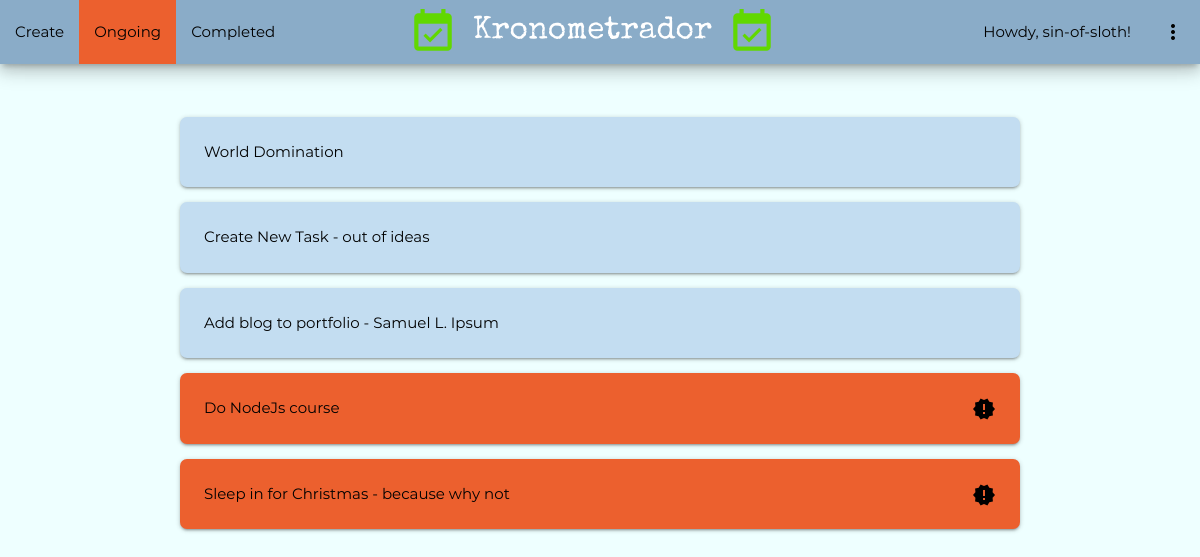
/current/ (signed in), run on the app's committed database.
### todo/models.py (models this page shows, shortened)
class Todo(models.Model) :
    title = models.CharField(max_length=30)
    memo = models.TextField(blank=True)
    created = models.DateTimeField(auto_now_add=True)
    datecompleted = models.DateTimeField(null=True, blank=True)
    important = models.BooleanField(default=False)
    user = models.ForeignKey(User, on_delete=models.CASCADE)

### todo/views.py (the view)
# urls.py: path('current/', views.currenttodos, name='currenttodos'),
@login_required
def currenttodos(request) :
    todos = Todo.objects.filter(user=request.user, datecompleted__isnull=True)
    count = Quote.objects.all().aggregate(count=Count('id'))['count']
    rand_index = randint(0, count - 1)
    time_quote = Quote.objects.all()[rand_index]
    return render(request, 'todo/currenttodos.html', {'todos':todos, 'time_quote':time_quote})

### todo/templates/todo/currenttodos.html (shortened to what this page needs)
{% extends 'todo/base.html' %}
{% block home-url %}{% url 'home' %}{% endblock %}
{% block create-url %}{% url 'createtodo' %}{% endblock %}
{% block current-url %}#!{% endblock %}
{% block completed-url %}{% url 'completedtodos' %}{% endblock %}
{% block current-active %}class="active"{% endblock %}
{% block content %}
<div class="container">
    {% if todos %}
    {% for todo in todos %}
    <div class="card-panel {% if todo.important %}imp-{% endif %}todo-card">
        <a href="{% url 'viewtodo' todo.id %}">
            {{ todo.title }}
            {% if todo.memo %}
                - {{ todo.memo }}
            {% endif %}
        </a>
        {% if todo.important %}
        <i class="material-icons right">new_releases</i>
        {% endif %}
    </div>
    {% endfor %}
    {% endif %}
</div>
{% endblock %}

### todo/templates/todo/base.html (shortened to what this page needs)
<!DOCTYPE html>
<html lang="en">
<head>
    {% load static %}
    {% ifequal request.COOKIES.theme "dark" %}<link rel="stylesheet" type="text/css" href="{% static 'todo/css/dark.css' %}" id="theme" class="dark">{% else %}<link rel="stylesheet" type="text/css" href="{% static 'todo/css/light.css' %}" id="theme" class="light">{% endifequal %}
    <link rel="stylesheet" type="text/css" href="{% static 'todo/css/materialize.css' %}">
    <link rel="stylesheet" type="text/css" href="{% static 'todo/css/style.css' %}">
</head>
<body>
    <div class="navbar-fixed">
        <nav class="z-depth-3">
            <div class="nav-wrapper">
                <a href="{% block home-url %}{% endblock %}" class="brand-logo center{% block brand-active %}{% endblock %}"><i class="material-icons right brand-icon">event_available</i><i class="material-icons left brand-icon">event_available</i>Kronometrador</a>
                {% if user.is_authenticated %}
                <ul class="left hide-on-med-and-down">
                    <li {% block create-active %}{% endblock %}><a href="{% block create-url %}{% endblock %}">Create</a></li>
                    <li {% block current-active %}{% endblock %}><a href="{% block current-url %}{% endblock %}">Ongoing</a></li>
                    <li {% block completed-active %}{% endblock %}><a href="{% block completed-url %}{% endblock %}">Completed</a></li>
                </ul>
                <ul class="right hide-on-med-and-down">
                    <li>Howdy, {{ user.username}}!&emsp;</li>
                    <li><a class="dropdown-trigger" href="#!" data-target="dropdown1"><i class="material-icons rotate">more_vert</i></a></li>
                </ul>
                {% endif %}
            </div>
        </nav>
    </div>
    <br><br>
    {% block content %}{% endblock %}
</body>
</html>

### todo/static/todo/css/light.css (style rules this page uses)
body { background-color: #eeffff; color: #000000; }
.nav-wrapper { background-color: #8aacc8 !important; }
.nav-wrapper ul li, .nav-wrapper ul li a { color: #000000 !important; }
nav ul li.active, nav ul li.active:hover { background-color: #ec602e !important; }
.todo-card { background-color: #c3ddf1 !important;; }
.todo-card a, .imp-todo-card a, .imp-todo-card i, .todo-card i, .imp-btn { color: #000000; }
.imp-todo-card { background-color: #ec602e !important; }

### todo/static/todo/css/style.css (style rules this page uses)
.material-icons { font-family: 'Material Icons'; font-weight: normal; font-style: normal; font-size: 24px; line-height: 1; letter-spacing: normal; text-transform: none; display: inline-block; white-space: nowrap; word-wrap: normal; direction: ltr; -webkit-font-feature-settings: 'liga'; -webkit-font-smoothing: antialiased; }
body { font-family: 'Montserrat'; }
.brand-logo { font-family: 'Special Elite' !important; }
.brand-icon { font-size: 50px !important; color: #61d800 !important; }
.rotate { -moz-transition: all .2s linear; -webkit-transition: all .2s linear; transition: all .2s linear; }
.card-panel { border-radius: 7px !important; }

### data on the page
Todo: title "World Domination"
Todo: title "Create New Task", memo "out of ideas"
Todo: title "Add blog to portfolio", memo "Samuel L. Ipsum"
Todo: title "Do NodeJs course", important True (drawn)
Todo: title "Sleep in for Christmas", memo "because why not", important True (drawn)

### other printed values
{{ user.username }} "sin-of-sloth"
